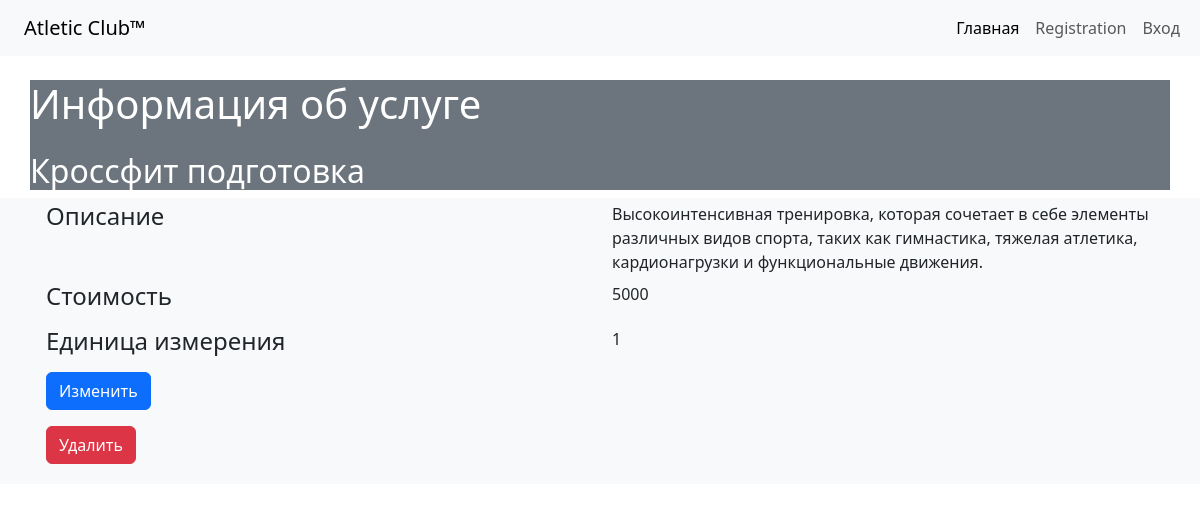
Screenshot of /services/1 with the database file from the repository.
### diplom/services/models.py (models this page shows, shortened)
class Services(models.Model):
    date = models.DateField(blank="True", verbose_name="Дата")
    name = models.CharField(max_length=250, verbose_name='Наименование')
    description = models.TextField(max_length=250, verbose_name='Описание')
    price = models.IntegerField(verbose_name='Стоимость')
    unit = models.IntegerField(verbose_name='Единица измерения')

### diplom/services/views.py (the view)
# urls.py: path('<int:pk>', views.ServiceShowView.as_view(), name='service_show'),
class ServiceShowView(DetailView):
    model = models.Services
    template_name = 'services/service_show.html'
    context_object_name = 'service'

### diplom/templates/services/service_show.html
{% extends 'base.html' %}
{% load django_bootstrap5 %}
{% block content %}
  <div class="container card-header bg-secondary text-white">
    <h1 class="my-4">
        Информация об услуге
    </h1>
    <h2>{{ service.name }}</h2>
  </div>
    <div class="card-body bg-light">
      <div class="container">
        <div class="row p-1">
          <div class="col"><h4>Описание</h4></div>
          <div class="col">{{service.description}}</div>
        </div>
        <div class="row p-1">
          <div class="col"><h4>Стоимость</h4></div>
          <div class="col">{{service.price}}</div>
        </div>
        <div class="row p-1">
          <div class="col"><h4>Единица измерения</h4></div>
          <div class="col">{{service.unit}}</div>
        </div>
        <div class="row p-1">
          <div class="col">
            <form action="{% url 'service_update' service.pk %}">
            <button class="btn btn-primary mb-3" type="submit">Изменить</button>
          </form>
          <form action="{% url 'service_delete' service.pk %}">
            <button class="btn btn-danger mb-3" type="submit">Удалить</button>
          </form>
          </div>
        </div>
      </div>
    </div>
{% endblock%}

### rows the page displays
Services: name "Кроссфит подготовка", description "Высокоинтенсивная тренировка, которая сочетает в себе элементы различных видов спорта, таких как гимнастика, тяжелая атлетика, кардионагрузки и функциональные движения.", price "5000", unit "1"
